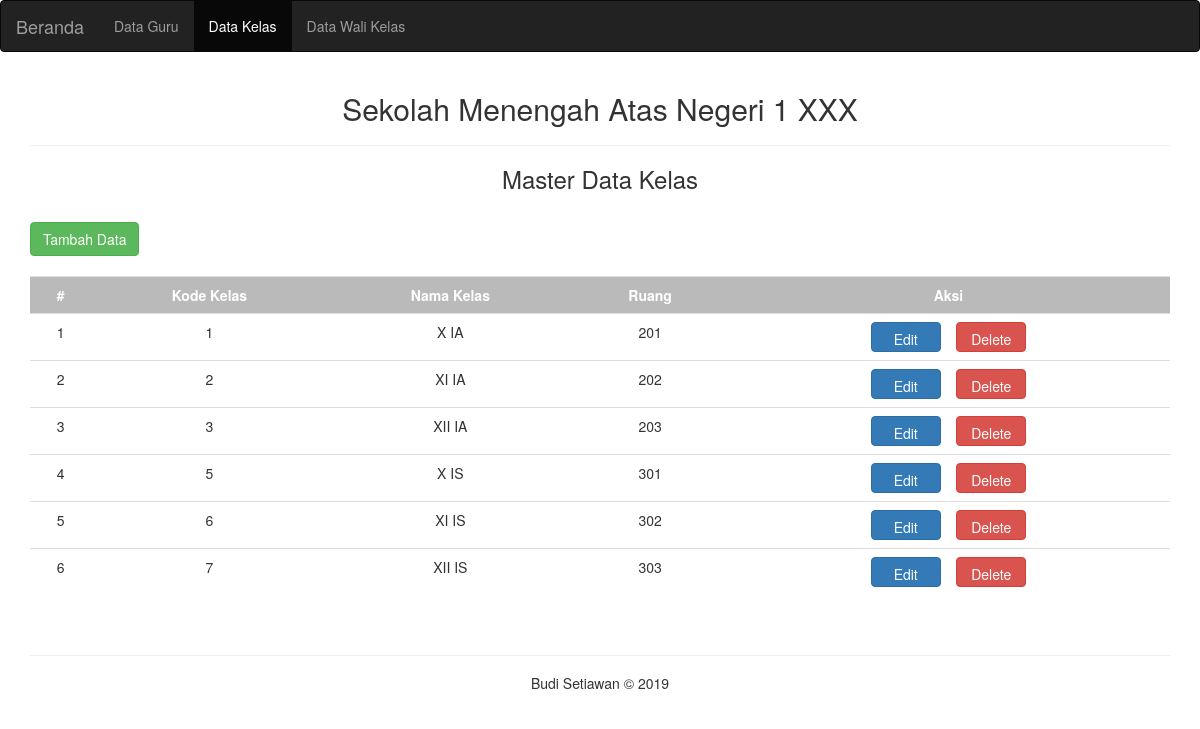
Screenshot of /kelas.php with the database file from the repository.
### tables this page shows
CREATE TABLE `tbkelas` (
  `kode_kelas` int(11) NOT NULL AUTO_INCREMENT,
  `nama_kelas` varchar(10) NOT NULL,
  `ruang` varchar(5) NOT NULL,
  PRIMARY KEY (`kode_kelas`)
);

### kelas.php (the view, shortened to what this page needs)
<!DOCTYPE html>
<html lang="en">
	<head>
		<link rel="stylesheet" href="Bootstrap\bootstrap.min.css">
	</head>
	<body>
<nav class="navbar navbar-inverse">
	<div class="container-fluid">
		<div class="navbar-header">
			<a class="navbar-brand" href="index.php">Beranda</a>
		</div>
		<ul class="nav navbar-nav">
			<li><a href="guru.php">Data Guru</a></li>
			<li class="active"><a href="kelas.php">Data Kelas</a></li>
			<li><a href="walikelas.php">Data Wali Kelas</a></li>
		</ul>
	</div>
</nav>
	<div class="container">
	<h2 align="center">Sekolah Menengah Atas Negeri 1 XXX</h2><hr>
		<h3 align="center">Master Data Kelas</h3><br>
		<a href="kelas_add.php">
		<button type="button" class="btn btn-success">Tambah Data</button>
		</a><br><br>
		<table class="table" style="text-align:center;">
		<tr bgcolor="#bababa">
			<td><b><font color="#fff">#</font></b></td>
			<td><b><font color="#fff">Kode Kelas</font></b></td>
			<td><b><font color="#fff">Nama Kelas</font></b></td>
			<td><b><font color="#fff">Ruang</font></b></td>
			<td><b><font color="#fff">Aksi</font></b></td>
		</tr>
<?php
	$query = mysql_query("SELECT * FROM tbkelas");
	$no = 1;
	while ($data = mysql_fetch_array($query)) {
?>
		<tr>
			<td><?php echo $no; ?></td>
			<td><?php echo $data['kode_kelas']; ?></td>
			<td><?php echo $data['nama_kelas']; ?></td>
			<td><?php echo $data['ruang']; ?></td>
			<td>
			<a href="kelas_edit.php?kode=<?php echo $data['kode_kelas']; ?>">
			<button type="button" class="btn btn-primary" style="width:70px;height:30px;">Edit</button>
			</a>&nbsp;&nbsp;
			<a href="kelas_delete.php?kode=<?php echo $data['kode_kelas']; ?>">
			<button type="button" class="btn btn-danger" style="width:70px;height:30px;">Delete</button>
			</a>
			</td>
		</tr>
<?php
    $no++;
}
?>
		</table><br>
			<hr>
	<h5 align="center">Budi Setiawan &copy; 2019</h5>
	</div>
	</body>
</html>

### rows the page displays
tbkelas: kode_kelas "1", nama_kelas "X IA", ruang "201"
tbkelas: kode_kelas "2", nama_kelas "XI IA", ruang "202"
tbkelas: kode_kelas "3", nama_kelas "XII IA", ruang "203"
tbkelas: kode_kelas "5", nama_kelas "X IS", ruang "301"
tbkelas: kode_kelas "6", nama_kelas "XI IS", ruang "302"
tbkelas: kode_kelas "7", nama_kelas "XII IS", ruang "303"
